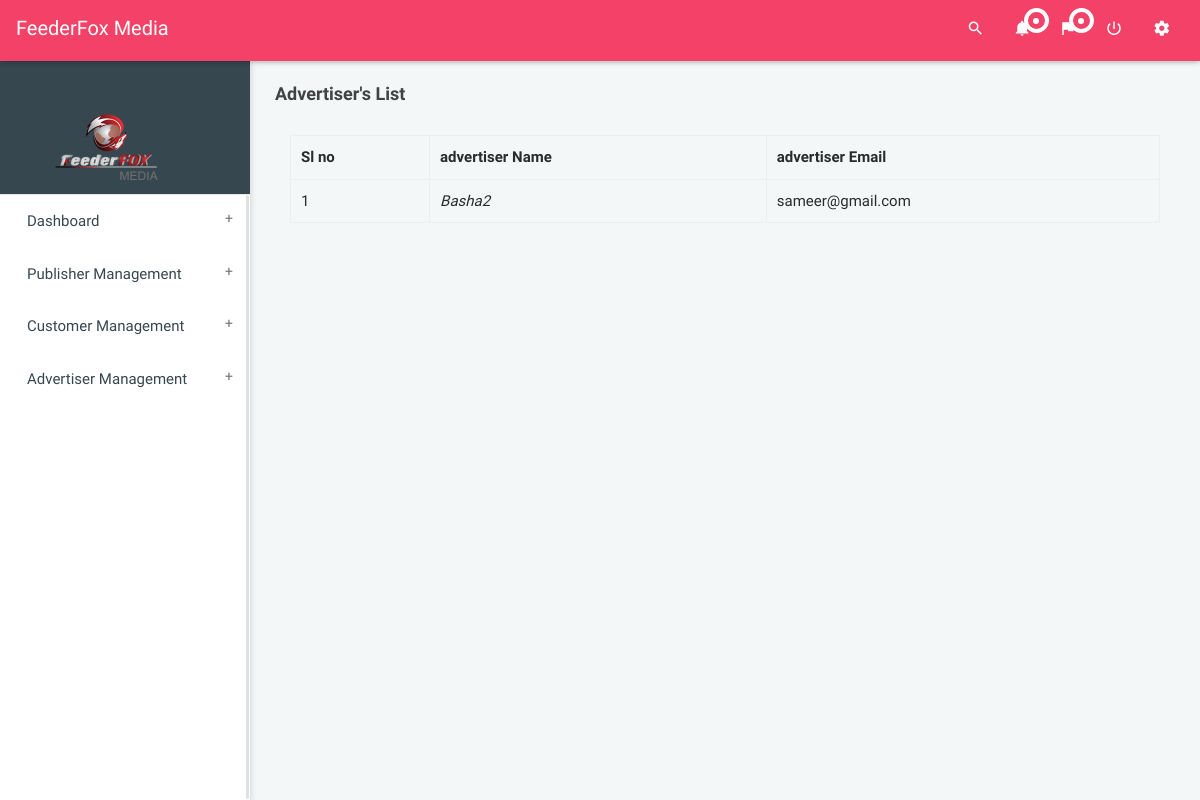
The app's page /accounts/advertiser_list/, older data.
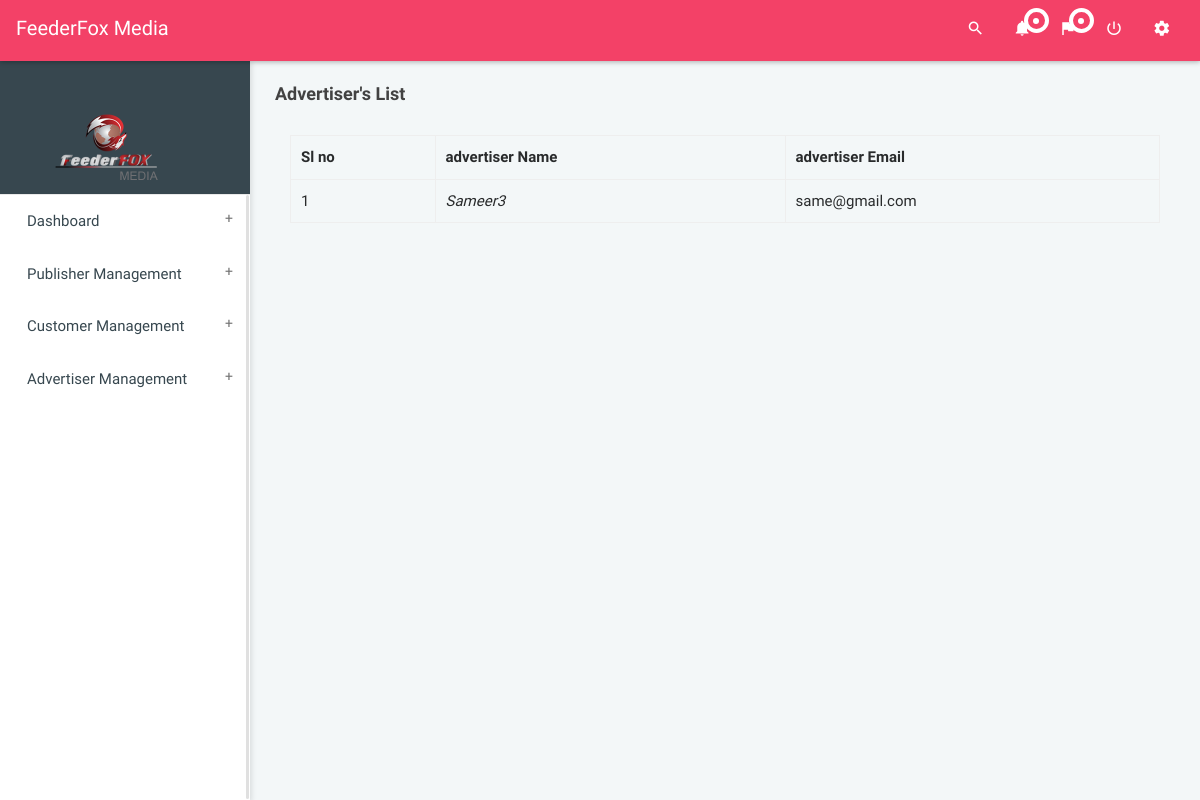
The same page, newer data.
### accounts/models.py (models this page shows, shortened)
class Profile(models.Model):
    user = models.OneToOneField(User, on_delete = models.CASCADE)
    username = models.CharField(max_length=100)
    email = models.EmailField()
    Account_type = models.CharField(max_length=100,choices=ACCCOUNT_TYPES_CHOICES)
    Company_Name = models.CharField(max_length=100,blank=True,null=True)
    Firstname = models.CharField(max_length=100,blank=True,null=True)
    Lastname = models.CharField(max_length=100,blank=True,null=True)
    Address = models.CharField(max_length=1000,blank=True,null=True)
    Mobile = models.CharField(max_length=100,blank=True,null=True)

### accounts/views.py (the view)
def advertiser_list(request):
	advertisers = Profile.objects.filter(Account_type=3)
	context = {'advertisers':advertisers}
	return render(request,'advertiser_list.html',context)

### home/templates/advertiser_list.html (shortened to what this page needs)
{% load static %}
<!DOCTYPE html>
<html>
<head>
<link rel="stylesheet" href=" {% static 'dist/css/bootstrap.min_admin.css' %}">
<link rel="stylesheet" href="{% static 'dist/css/jquery-jvectormap-2.0.3.css' %}"/>
<link rel="stylesheet" href="{% static 'dist/css/main.css' %}">
<link rel="stylesheet" href="{% static 'dist/css/all-themes.css' %}" />
<link rel="stylesheet" href="https://cdnjs.cloudflare.com/ajax/libs/material-design-iconic-font/2.2.0/css/material-design-iconic-font.min.css">
</head>
<body class="theme-red">
<nav class="navbar">
    <div class="col-12">
        <div class="navbar-header">
            <a class="navbar-brand" href="index.html">FeederFox Media</a>
        </div>
        <ul class="nav navbar-nav navbar-right">
            <li><a href="javascript:void(0);" class="js-search" data-close="true"><i class="zmdi zmdi-search"></i></a></li>
            <li class="dropdown"> <a href="javascript:void(0);" class="dropdown-toggle" data-toggle="dropdown" ><i class="zmdi zmdi-notifications"></i>
                <div class="notify"><span class="heartbit"></span><span class="point"></span></div>
                </a>
            </li>
            <li class="dropdown hidden-sm-down"> <a href="javascript:void(0);" class="dropdown-toggle" data-toggle="dropdown" ><i class="zmdi zmdi-flag"></i>
                <div class="notify"><span class="heartbit"></span><span class="point"></span></div>
                </a>
            </li>
            <li><a href="sign-in.html" class="mega-menu" data-close="true"><i class="zmdi zmdi-power"></i></a></li>
            <li><a href="javascript:void(0);" class="js-right-sidebar" data-close="true"><i class="zmdi zmdi-settings zmdi-hc-spin"></i></a></li>
        </ul>
    </div>
</nav>
<aside id="leftsidebar" class="sidebar">
<div class="user-info">
        <div class="container">
            <div class="image"> <img src="/static/images/logos/logo.png" style="align-self: center;" width="150" height="150" alt="User" /> </div>
        </div>
    </div>
    <div class="menu">
        <ul class="list">
            <li> <a href=" {% url 'dashboard' %} " class="menu-toggle"><span>Dashboard</span></a></li>
            <li> <a href="#" class="menu-toggle"><span> Publisher Management </span> </a>
                 </li>
            <li> <a href="#" class="menu-toggle"><span> Customer Management </span> </a>
                 </li>
            <li> <a href="#" class="menu-toggle"> <span> Advertiser Management </span> </a>
                 </li>
    </div>
</aside>
<section class="content home">
    <div class="container-fluid">
        <div class="block-header">
            <div class="row">
                <div class="col-lg-12 col-md-6 col-sm-7">
                    <h2>Advertiser's List</h2>
                </div>
            </div>
        </div>
                        <div class="container">
                    <table class="table table-bordered">
                        <tr>
                            <th>Sl no </th>
                            <th>advertiser Name </th>
                            <th>advertiser Email  </th>
                        </tr>
                        {% for advertiser in advertisers %}
                        <tr>
                            <td>{{ forloop.counter }}</td>
                            <td> <i> {{ advertiser.username }} </i></td>
                            <td>{{ advertiser.email }}</td>
                        </tr>
                        {% endfor %}
                    </table>
      </div>
    </div>
</section>
</body>
</html>

Row changes from the older to the newer data that the page shows:
removed Profile: username "Basha2", email "sameer@gmail.com"
added Profile: username "Sameer3", email "same@gmail.com"
